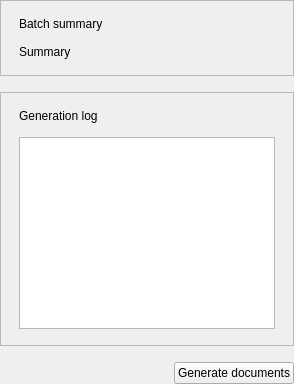
<?xml version="1.0" encoding="UTF-8"?>
<ui version="4.0">
 <class>GeneratePageForm</class>
 <widget class="QWidget" name="generatePageForm">
  <layout class="QVBoxLayout" name="rootLayout">
   <property name="spacing">
    <number>16</number>
   </property>
   <property name="leftMargin">
    <number>0</number>
   </property>
   <property name="topMargin">
    <number>0</number>
   </property>
   <property name="rightMargin">
    <number>0</number>
   </property>
   <property name="bottomMargin">
    <number>0</number>
   </property>
   <item>
    <widget class="QFrame" name="summaryBox">
     <property name="frameShape">
      <enum>QFrame::StyledPanel</enum>
     </property>
     <property name="objectName">
      <string notr="true">workflowCard</string>
     </property>
     <layout class="QVBoxLayout" name="summaryLayout">
      <property name="spacing">
       <number>14</number>
      </property>
      <property name="leftMargin">
       <number>18</number>
      </property>
      <property name="topMargin">
       <number>16</number>
      </property>
      <property name="rightMargin">
       <number>18</number>
      </property>
      <property name="bottomMargin">
       <number>16</number>
      </property>
      <item>
       <widget class="QFrame" name="summaryTitleBar">
        <property name="frameShape">
         <enum>QFrame::NoFrame</enum>
        </property>
        <property name="objectName">
         <string notr="true">workflowCardTitleBar</string>
        </property>
        <layout class="QHBoxLayout" name="summaryTitleLayout">
         <property name="spacing">
          <number>0</number>
         </property>
         <property name="leftMargin">
          <number>0</number>
         </property>
         <property name="topMargin">
          <number>0</number>
         </property>
         <property name="rightMargin">
          <number>0</number>
         </property>
         <property name="bottomMargin">
          <number>0</number>
         </property>
         <item>
          <widget class="QLabel" name="summaryTitle">
           <property name="objectName">
            <string notr="true">workflowCardTitle</string>
           </property>
           <property name="text">
            <string>Batch summary</string>
           </property>
          </widget>
         </item>
        </layout>
       </widget>
      </item>
      <item>
       <widget class="QLabel" name="summaryOutput">
        <property name="objectName">
         <string notr="true">workflowInfoBox</string>
        </property>
        <property name="text">
         <string>Summary</string>
        </property>
        <property name="wordWrap">
         <bool>true</bool>
        </property>
       </widget>
      </item>
     </layout>
    </widget>
   </item>
   <item>
    <widget class="QFrame" name="logBox">
     <property name="frameShape">
      <enum>QFrame::StyledPanel</enum>
     </property>
     <property name="objectName">
      <string notr="true">workflowCard</string>
     </property>
     <layout class="QVBoxLayout" name="logLayout">
      <property name="spacing">
       <number>14</number>
      </property>
      <property name="leftMargin">
       <number>18</number>
      </property>
      <property name="topMargin">
       <number>16</number>
      </property>
      <property name="rightMargin">
       <number>18</number>
      </property>
      <property name="bottomMargin">
       <number>16</number>
      </property>
      <item>
       <widget class="QFrame" name="logTitleBar">
        <property name="frameShape">
         <enum>QFrame::NoFrame</enum>
        </property>
        <property name="objectName">
         <string notr="true">workflowCardTitleBar</string>
        </property>
        <layout class="QHBoxLayout" name="logTitleLayout">
         <property name="spacing">
          <number>0</number>
         </property>
         <property name="leftMargin">
          <number>0</number>
         </property>
         <property name="topMargin">
          <number>0</number>
         </property>
         <property name="rightMargin">
          <number>0</number>
         </property>
         <property name="bottomMargin">
          <number>0</number>
         </property>
         <item>
          <widget class="QLabel" name="logTitle">
           <property name="objectName">
            <string notr="true">workflowCardTitle</string>
           </property>
           <property name="text">
            <string>Generation log</string>
           </property>
          </widget>
         </item>
        </layout>
       </widget>
      </item>
      <item>
       <widget class="QPlainTextEdit" name="logOutput">
        <property name="minimumSize">
         <size>
          <width>0</width>
          <height>190</height>
         </size>
        </property>
       </widget>
      </item>
     </layout>
    </widget>
   </item>
   <item>
    <layout class="QHBoxLayout" name="actionRow">
     <item>
      <spacer name="actionStretch">
       <property name="orientation">
        <enum>Qt::Horizontal</enum>
       </property>
       <property name="sizeHint" stdset="0">
        <size>
         <width>40</width>
         <height>20</height>
        </size>
       </property>
      </spacer>
     </item>
     <item>
      <widget class="QPushButton" name="generateButton">
       <property name="text">
        <string>Generate documents</string>
       </property>
      </widget>
     </item>
    </layout>
   </item>
  </layout>
 </widget>
 <resources/>
 <connections/>
</ui>
